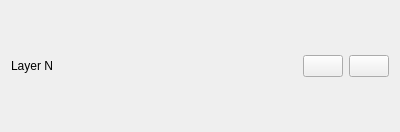
<?xml version="1.0" encoding="UTF-8"?>
<ui version="4.0">
 <class>layer_item</class>
 <widget class="QWidget" name="layer_item">
  <property name="geometry">
   <rect>
    <x>0</x>
    <y>0</y>
    <width>400</width>
    <height>132</height>
   </rect>
  </property>
  <property name="windowTitle">
   <string>Form</string>
  </property>
  <layout class="QHBoxLayout" name="horizontalLayout">
   <item>
    <widget class="QLabel" name="label">
     <property name="text">
      <string>Layer N</string>
     </property>
    </widget>
   </item>
   <item>
    <widget class="QPushButton" name="visibility">
     <property name="sizePolicy">
      <sizepolicy hsizetype="Fixed" vsizetype="Fixed">
       <horstretch>0</horstretch>
       <verstretch>0</verstretch>
      </sizepolicy>
     </property>
     <property name="cursor">
      <cursorShape>PointingHandCursor</cursorShape>
     </property>
     <property name="toolTip">
      <string>Toggle visibility</string>
     </property>
     <property name="text">
      <string/>
     </property>
     <property name="icon">
      <iconset resource="../../../../../../gui/resources/feather.qrc">
       <normaloff>:/dark/icons/feather/dark/eye.svg</normaloff>:/dark/icons/feather/dark/eye.svg</iconset>
     </property>
     <property name="checkable">
      <bool>true</bool>
     </property>
    </widget>
   </item>
   <item>
    <widget class="QPushButton" name="delete_layer">
     <property name="sizePolicy">
      <sizepolicy hsizetype="Fixed" vsizetype="Fixed">
       <horstretch>0</horstretch>
       <verstretch>0</verstretch>
      </sizepolicy>
     </property>
     <property name="cursor">
      <cursorShape>PointingHandCursor</cursorShape>
     </property>
     <property name="toolTip">
      <string>Delete layer</string>
     </property>
     <property name="text">
      <string/>
     </property>
     <property name="icon">
      <iconset resource="../../../../../../gui/resources/feather.qrc">
       <normaloff>:/dark/icons/feather/dark/trash-2.svg</normaloff>:/dark/icons/feather/dark/trash-2.svg</iconset>
     </property>
    </widget>
   </item>
  </layout>
 </widget>
 <resources>
  <include location="../../../../../../gui/resources/feather.qrc"/>
 </resources>
 <connections/>
</ui>
